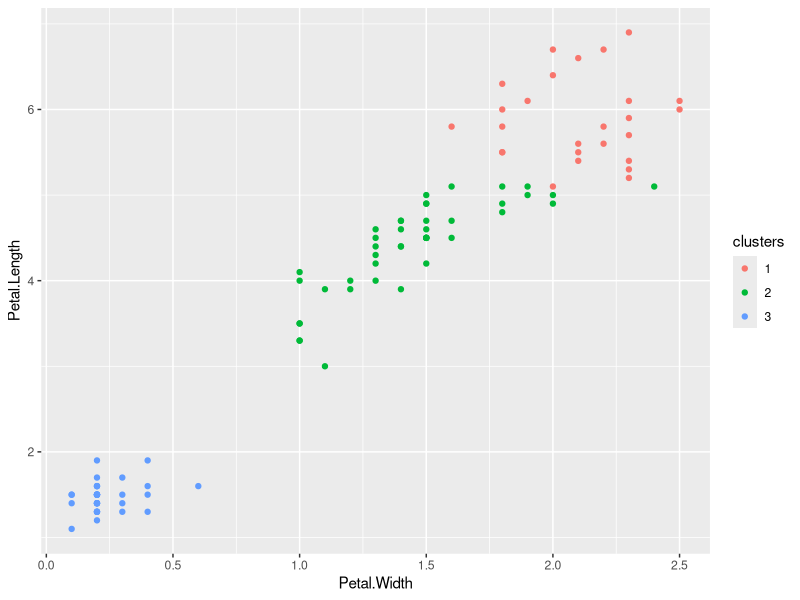

The R script that drew this image:
## ---- chunk 1
knitr::opts_chunk$set(echo = TRUE, message = FALSE, warning = FALSE)
library(caret)
library(ggplot2)
## ---- chunk 2
data(iris)
inTrain <- createDataPartition(y=iris$Species,
                              p=0.7, list=FALSE)
training <- iris[inTrain,]
testing <- iris[-inTrain,]
dim(training); dim(testing)
## ---- chunk 3
kMeans1 <- kmeans(subset(training,select=-c(Species)),centers=3)
training$clusters <- as.factor(kMeans1$cluster)
qplot(Petal.Width,Petal.Length,colour=clusters,data=training)
## ---- chunk 4
table(training$cluster, training$Species)
## ---- chunk 5
modFit <- train(clusters ~.,data=subset(training,select=-c(Species)),method="rpart")
table(predict(modFit,training),training$Species)
## ---- chunk 6
testClusterPred <- predict(modFit, testing)
table(testClusterPred, testing$Species)
